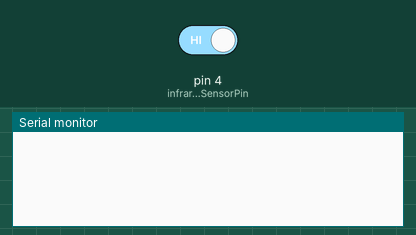
This sketch was run on a simulated Arduino Uno, built with avr-gcc and run on an emulated ATmega328P. Shown: the last lines printed to the serial monitor. The inputs (shaded band) are chosen by the test bench; at power-on: pin 4 (infraredSensorPin) HIGH.

Above: at 2.2 s.
2.3 s: pin 4 (infraredSensorPin) driven LOW
At 2.7 s:
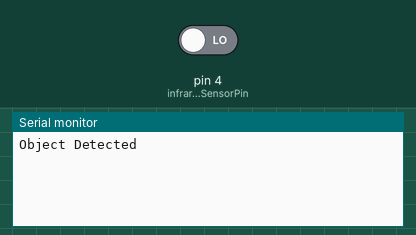
3.8 s: pin 4 (infraredSensorPin) driven HIGH
At 5.1 s:
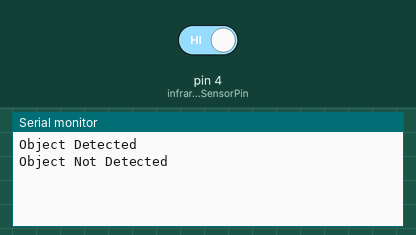

The sketch:

Code_maitre_Pince.ino
```cpp
// Code pour la carte maître

const int infraredSensorPin = 4; // Pin du capteur infrarouge
bool objectDetected = false;

void setup() {
  pinMode(infraredSensorPin, INPUT);
  Serial.begin(9600); // Initialiser la communication série à 9600 bauds
  delay(1000); // Attendre une seconde
}

void loop() {
  int sensorValue = digitalRead(infraredSensorPin); // Lire l'état du capteur

  if (sensorValue != HIGH && !objectDetected) {
    // Si l'objet est détecté et que ce n'est pas déjà signalé
    objectDetected = true;
    Serial.println("Object Detected"); // Envoyer un message à l'esclave
  } else if (sensorValue != LOW && objectDetected) {
    // Si l'objet n'est plus détecté
    objectDetected = false;
    Serial.println("Object Not Detected"); // Envoyer un message à l'esclave (optionnel)
  }

  delay(100); // Petite pause pour éviter les détections répétées rapides
}
```

Measured:
- after the input at 2.3 s, the serial monitor: prints a new line at once (image 1)
- after the input at 3.8 s, the serial monitor: prints a new line at once (image 2)
